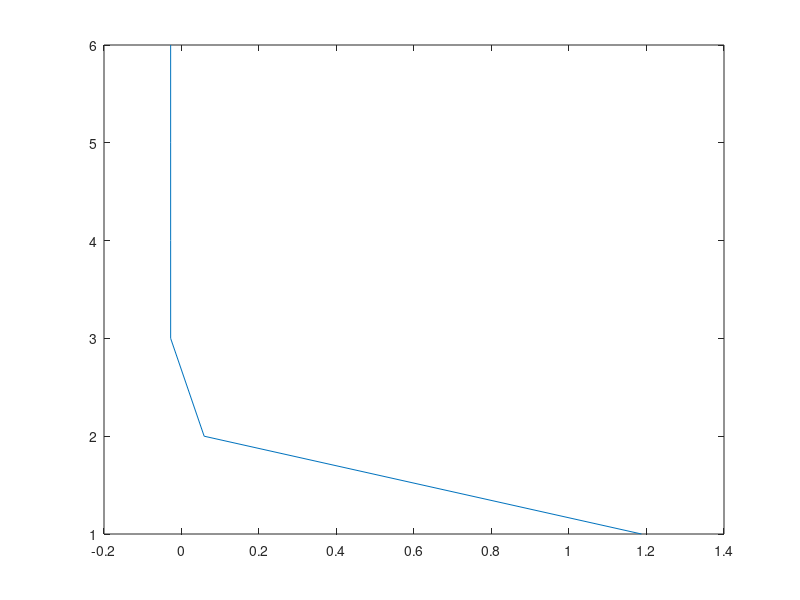

Write MATLAB code to recreate this figure.
function [f,y]= gaussSiedalAlgorithm
n=16;
B = -1 + (1+1)*rand(n,1);
A=zeros(n,n);
L =zeros(n,n);
U =zeros(n,n);
k=1;
d = 6;
y(1) = 1;
for i=1:n
x(i,1)=1;
end
f(1) = ((0.5)*(x(:,1))'*A*x(:,1))-(B'*x(:,1));
for i=1:n
    for j=1:n
        if(i>=j)
            A(i,j) = -1 + (1+1)*rand(1,1);
        end
        A(j,i)=A(i,j);
        if(i==j)
            A(i,j)=A(i,j)+100;
        end
    end
end
for i=1:n
    for j=1:n
    if(i<j)
        U(i,j)=A(i,j);
    end
    if(i>j)
        L(i,j) = A(i,j);
    end
    end
end
D = A - (L+U);
N =L+D;
M = -U;
while(true)
    inter1 = inv(N)*M*(x(:,k));
    inter2 = inv(N)*B;
    x(:,k+1) = inter1+inter2;
    inter3 = (0.5)* (x(:,k+1))'*A*x(:,k+1);
    inter4 = B' * x(:,k+1);
    f(k+1)= inter3 - inter4;
    y(k+1)=k+1;
    if(norm((x(:,k+1))-(x(:,k))) < (10^(-d)))
        break;
    end
    k=k+1;
end
display(A);
display(B);
display(f);
display(y);
plot(f,y);
end